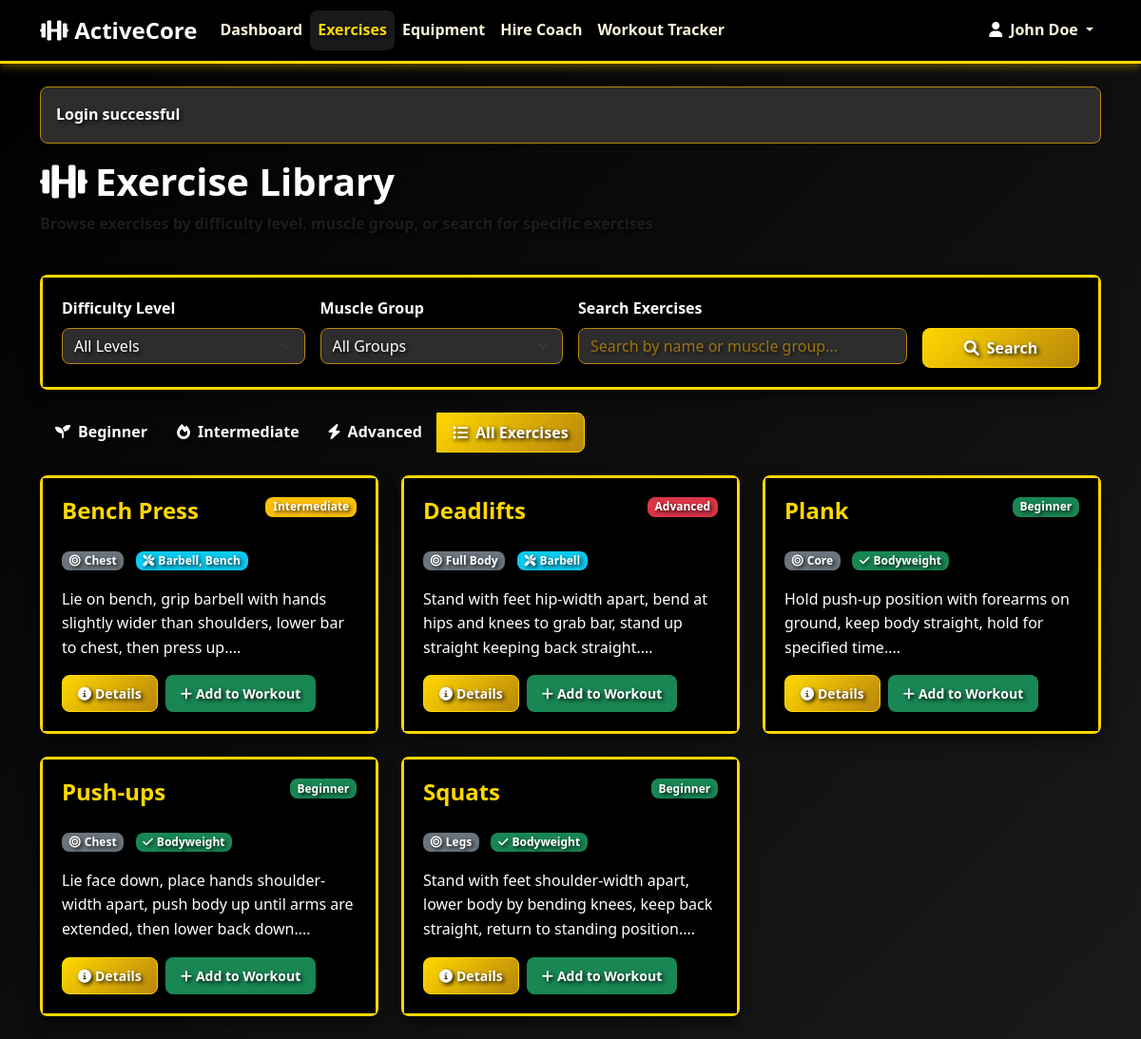
Screenshot of /views/member/exercises.php (signed in) with the database file from the repository.
### tables this page shows
CREATE TABLE exercises (
    exercise_id INT PRIMARY KEY AUTO_INCREMENT,
    name VARCHAR(100) NOT NULL,
    difficulty_level ENUM('beginner', 'intermediate', 'advanced') NOT NULL,
    instructions TEXT NOT NULL,
    equipment_needed TEXT,
    muscle_group VARCHAR(50),
    created_at TIMESTAMP DEFAULT CURRENT_TIMESTAMP
);

### models/Exercise.php (called while the page is built, shortened)
<?php
require_once __DIR__ . '/../config/database.php';
class Exercise {
    private $conn;
    private $table_name = "exercises";
    public function __construct() {
        $database = new Database();
        $this->conn = $database->getConnection();
    }
    public function getAll($limit = 50, $offset = 0) {
        $query = "SELECT e.*, GROUP_CONCAT(eq.name SEPARATOR ', ') as equipment_list
                 FROM " . $this->table_name . " e
                 LEFT JOIN exercise_equipment ee ON e.exercise_id = ee.exercise_id
                 LEFT JOIN equipment eq ON ee.equipment_id = eq.equipment_id
                 GROUP BY e.exercise_id
                 ORDER BY e.name ASC
                 LIMIT :limit OFFSET :offset";
        $stmt = $this->conn->prepare($query);
        $stmt->bindParam(":limit", $limit, PDO::PARAM_INT);
        $stmt->bindParam(":offset", $offset, PDO::PARAM_INT);
        $stmt->execute();
        return $stmt->fetchAll(PDO::FETCH_ASSOC);
    }
}
?>

### views/member/exercises.php (the view, shortened to what this page needs)
<?php
require_once __DIR__ . '/../../config/database.php';
require_once __DIR__ . '/../../models/Exercise.php';
$exercise = new Exercise();
$difficulty = $_GET['difficulty'] ?? '';
$muscle_group = $_GET['muscle_group'] ?? '';
$search = $_GET['search'] ?? '';
if ($difficulty) {
    $exercises = $exercise->getByDifficulty($difficulty);
} elseif ($muscle_group) {
    $exercises = $exercise->getByMuscleGroup($muscle_group);
} elseif ($search) {
    $exercises = $exercise->search($search);
} else {
    $exercises = $exercise->getAll(50, 0);
}
?>
<!DOCTYPE html>
<html lang="en">
<head>
    <link href="https://cdn.jsdelivr.net/npm/bootstrap@5.3.0/dist/css/bootstrap.min.css" rel="stylesheet">
    <link href="https://cdnjs.cloudflare.com/ajax/libs/font-awesome/6.0.0/css/all.min.css" rel="stylesheet">
    <link href="<?php echo ASSETS_URL; ?>css/style.css" rel="stylesheet">
</head>
<body>
    <nav class="navbar navbar-expand-lg navbar-dark bg-dark">
        <div class="container">
            <a class="navbar-brand" href="<?php echo BASE_URL; ?>">
                <i class="fas fa-dumbbell"></i> <strong>ActiveCore</strong>
            </a>
            <div class="collapse navbar-collapse" id="navbarNav">
                <ul class="navbar-nav me-auto">
                    <li class="nav-item">
                        <a class="nav-link" href="dashboard.php">Dashboard</a>
                    </li>
                    <li class="nav-item">
                        <a class="nav-link active" href="exercises.php">Exercises</a>
                    </li>
                    <li class="nav-item">
                        <a class="nav-link" href="equipment.php">Equipment</a>
                    </li>
                    <li class="nav-item">
                        <a class="nav-link" href="hire_coach.php">Hire Coach</a>
                    </li>
                    <li class="nav-item">
                        <a class="nav-link" href="workout_tracker.php">Workout Tracker</a>
                    </li>
                </ul>
                <div class="navbar-nav ms-auto">
                    <div class="nav-item dropdown">
                        <a class="nav-link dropdown-toggle" href="#" role="button" data-bs-toggle="dropdown">
                            <i class="fas fa-user me-2"></i><?php echo htmlspecialchars($_SESSION['full_name']); ?>
                        </a>
                    </div>
                </div>
            </div>
        </div>
    </nav>
    <div class="container mt-4">
        <div class="row mb-4">
            <div class="col-12">
                <h1><i class="fas fa-dumbbell me-2"></i>Exercise Library</h1>
                <p class="text-muted">Browse exercises by difficulty level, muscle group, or search for specific exercises</p>
            </div>
        </div>
        <div class="row mb-4">
            <div class="col-12">
                <div class="card">
                    <div class="card-body">
                        <form method="GET" action="">
                            <div class="row g-3">
                                <div class="col-md-3">
                                    <label for="difficulty" class="form-label">Difficulty Level</label>
                                    <select class="form-select" id="difficulty" name="difficulty">
                                        <option value="">All Levels</option>
                                    </select>
                                </div>
                                <div class="col-md-3">
                                    <label for="muscle_group" class="form-label">Muscle Group</label>
                                    <select class="form-select" id="muscle_group" name="muscle_group">
                                        <option value="">All Groups</option>
                                    </select>
                                </div>
                                <div class="col-md-4">
                                    <label for="search" class="form-label">Search Exercises</label>
                                    <input type="text" class="form-control" id="search" name="search"
                                           value="<?php echo htmlspecialchars($search); ?>" placeholder="Search by name or muscle group...">
                                </div>
                                <div class="col-md-2">
                                    <label class="form-label">&nbsp;</label><br>
                                    <button type="submit" class="btn btn-primary w-100">
                                        <i class="fas fa-search me-2"></i>Search
                                    </button>
                                </div>
                            </div>
                        </form>
                    </div>
                </div>
            </div>
        </div>
        <div class="row mb-4">
            <div class="col-12">
                <div class="btn-group" role="group">
                    <a href="?difficulty=beginner" class="btn <?php echo $difficulty === 'beginner' ? 'btn-success' : 'btn-outline-success'; ?>">
                        <i class="fas fa-seedling me-2"></i>Beginner
                    </a>
                    <a href="?difficulty=intermediate" class="btn <?php echo $difficulty === 'intermediate' ? 'btn-warning' : 'btn-outline-warning'; ?>">
                        <i class="fas fa-fire me-2"></i>Intermediate
                    </a>
                    <a href="?difficulty=advanced" class="btn <?php echo $difficulty === 'advanced' ? 'btn-danger' : 'btn-outline-danger'; ?>">
                        <i class="fas fa-bolt me-2"></i>Advanced
                    </a>
                    <a href="?" class="btn <?php echo (!$difficulty && !$muscle_group && !$search) ? 'btn-primary' : 'btn-outline-primary'; ?>">
                        <i class="fas fa-list me-2"></i>All Exercises
                    </a>
                </div>
            </div>
        </div>
        <div class="row">
            <?php if (!empty($exercises)): ?>
                <?php foreach ($exercises as $exercise): ?>
                    <div class="col-lg-4 col-md-6 mb-4">
                        <div class="card h-100 exercise-card">
                            <div class="card-body">
                                <div class="d-flex justify-content-between align-items-start mb-3">
                                    <h5 class="card-title"><?php echo htmlspecialchars($exercise['name']); ?></h5>
                                    <span class="badge bg-<?php echo ($exercise['difficulty_level'] === 'beginner') ? 'success' : (($exercise['difficulty_level'] === 'intermediate') ? 'warning' : 'danger'); ?>">
                                        <?php echo ucfirst($exercise['difficulty_level']); ?>
                                    </span>
                                </div>
                                <div class="mb-3">
                                    <span class="badge bg-secondary me-2">
                                        <i class="fas fa-bullseye me-1"></i><?php echo htmlspecialchars($exercise['muscle_group'] ?? 'General'); ?>
                                    </span>
                                    <?php if (!empty($exercise['equipment_needed']) && $exercise['equipment_needed'] !== 'None'): ?>
                                        <span class="badge bg-info">
                                            <i class="fas fa-tools me-1"></i><?php echo htmlspecialchars($exercise['equipment_needed']); ?>
                                        </span>
                                    <?php else: ?>
                                        <span class="badge bg-success">
                                            <i class="fas fa-check me-1"></i>Bodyweight
                                        </span>
                                    <?php endif; ?>
                                </div>
                                <p class="card-text">
                                    <?php echo htmlspecialchars(substr($exercise['instructions'], 0, 150)) . '...'; ?>
                                </p>
                                <div class="d-flex gap-2">
                                    <button class="btn btn-primary btn-sm" onclick="showExerciseDetails(<?php echo $exercise['exercise_id']; ?>)">
                                        <i class="fas fa-info-circle me-1"></i>Details
                                    </button>
                                    <button class="btn btn-success btn-sm" onclick="addToWorkout(<?php echo $exercise['exercise_id']; ?>)">
                                        <i class="fas fa-plus me-1"></i>Add to Workout
                                    </button>
                                </div>
                            </div>
                        </div>
                    </div>
                <?php endforeach; ?>
            <?php endif; ?>
        </div>
    </div>
</body>
</html>

### assets/css/style.css (style rules this page uses)
* { color: #FFFFFF !important; text-shadow: 2px 2px 4px rgba(0,0,0,0.9) !important; }
:root { --primary-gold: #FFD700; --dark-gold: #B8860B; --light-gold: #FFF8DC; --black-bg: #000000; --dark-gray: #1a1a1a; --gray-bg: #2d2d2d; --light-gray: #f8f9fa; --white-text: #ffffff; --success-color: #28a745; --warning-color: #ffc107; --danger-color: #dc3545; --info-color: #17a2b8; --gradient-bg: linear-gradient(135deg, var(--black-bg) 0%, var(--dark-gray) 100%); --gold-gradient: linear-gradient(135deg, var(--primary-gold) 0%, var(--dark-gold) 100%); --shadow-sm: 0 2px 4px rgba(0,0,0,0.3); --shadow-md: 0 4px 8px rgba(0,0,0,0.3); --shadow-lg: 0 8px 16px rgba(0,0,0,0.3); --shadow-gold: 0 4px 8px rgba(255, 215, 0, 0.3); --border-radius: 8px; --transition: all 0.3s ease; }
* { margin: 0; padding: 0; box-sizing: border-box; }
body { font-family: 'Segoe UI', Tahoma, Geneva, Verdana, sans-serif; line-height: 1.6; color: var(--light-gold); background: var(--gradient-bg); }
.text-light-gold, .text-dark-gold, .text-gold, .card-text, .lead, p, h1, h2, h3, h4, h5, h6, .card-title, .navbar-brand, .display-4, .display-5, .btn, small, .badge, span, div, section, .card, .service-card { color: #FFFFFF !important; font-weight: 600 !important; }
.card { background: rgba(0,0,0,0.9) !important; border: 2px solid #FFD700 !important; box-shadow: 0 8px 16px rgba(0,0,0,0.5) !important; }
.card .card-body { background: rgba(0,0,0,0.8) !important; border: 1px solid #FFD700 !important; padding: 20px !important; }
.card-title { color: #FFD700 !important; font-weight: 800 !important; font-size: 1.5rem !important; }
.card-text { color: #FFFFFF !important; font-weight: 500 !important; line-height: 1.6 !important; }
.navbar-brand { color: #FFD700 !important; font-weight: 800 !important; }
.navbar { background-color: #000000 !important; border-bottom: 3px solid #FFD700 !important; box-shadow: 0 4px 8px rgba(255,215,0,0.3) !important; }
.btn { color: #FFFFFF !important; font-weight: 600 !important; }
.badge { color: #FFFFFF !important; font-weight: 600 !important; }
.navbar-brand { font-weight: bold; font-size: 1.5rem; color: var(--primary-gold) !important; }
.navbar { background-color: var(--black-bg) !important; border-bottom: 1px solid var(--dark-gold); }
.navbar-nav .nav-link { color: var(--light-gold) !important; transition: var(--transition); }
.navbar-nav .nav-link:hover, .navbar-nav .nav-link.active { color: var(--primary-gold) !important; background-color: rgba(255,255,255,0.1); border-radius: var(--border-radius); }
.card { border: 1px solid var(--dark-gold); border-radius: var(--border-radius); box-shadow: var(--shadow-sm); transition: var(--transition); background-color: var(--gray-bg); color: var(--light-gold); }
.card-body { color: var(--light-gold); }
.card-title { color: var(--primary-gold); }
.btn { border-radius: var(--border-radius); font-weight: 500; transition: var(--transition); border: none; padding: 0.5rem 1rem; }
.btn-primary { background: var(--gold-gradient); color: var(--black-bg); border: 1px solid var(--primary-gold); }
.form-control, .form-select { border-radius: var(--border-radius); border: 1px solid var(--dark-gold); background-color: var(--gray-bg); color: var(--light-gold); transition: var(--transition); }
.form-control::placeholder { color: var(--dark-gold); opacity: 0.8; }
.form-label { color: var(--primary-gold); font-weight: 600; }
.badge { border-radius: var(--border-radius); font-weight: 500; }
.exercise-card { transition: var(--transition); cursor: pointer; }
.exercise-card .card-body { padding: 1.5rem; }

### rows the page displays
exercises: name "Bench Press", difficulty_level "Intermediate", muscle_group "Chest", equipment_needed "Barbell, Bench", instructions "Lie on bench, grip barbell with hands slightly wider than shoulders, lower bar to chest, then press up."
exercises: name "Deadlifts", difficulty_level "Advanced", muscle_group "Full Body", equipment_needed "Barbell", instructions "Stand with feet hip-width apart, bend at hips and knees to grab bar, stand up straight keeping back straight."
exercises: name "Plank", difficulty_level "Beginner", muscle_group "Core", equipment_needed "None" (drawn), instructions "Hold push-up position with forearms on ground, keep body straight, hold for specified time."
exercises: name "Push-ups", difficulty_level "Beginner", muscle_group "Chest", equipment_needed "None" (drawn), instructions "Lie face down, place hands shoulder-width apart, push body up until arms are extended, then lower back down."
exercises: name "Squats", difficulty_level "Beginner", muscle_group "Legs", equipment_needed "None" (drawn), instructions "Stand with feet shoulder-width apart, lower body by bending knees, keep back straight, return to standing position."

### other values shown
$_SESSION['full_name'] "John Doe"
$_SESSION['success'] "Login successful"
